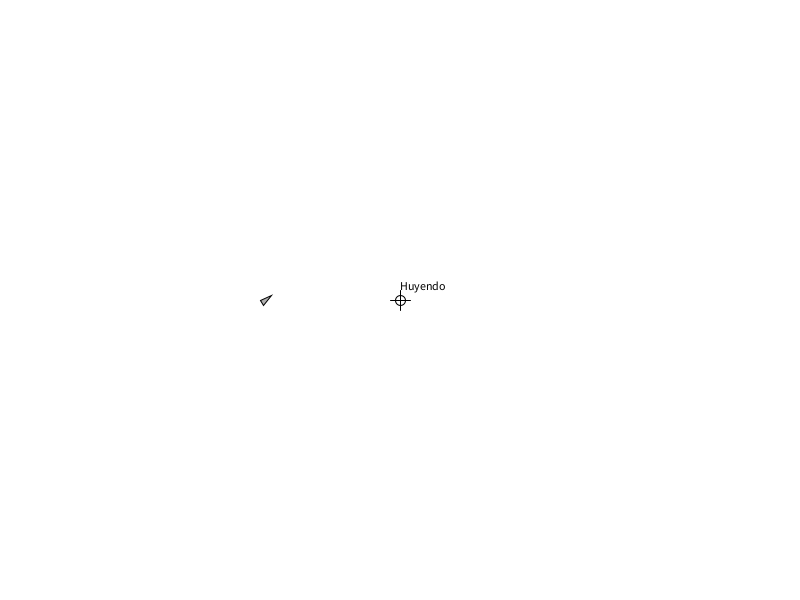
Frame 1 (no input)
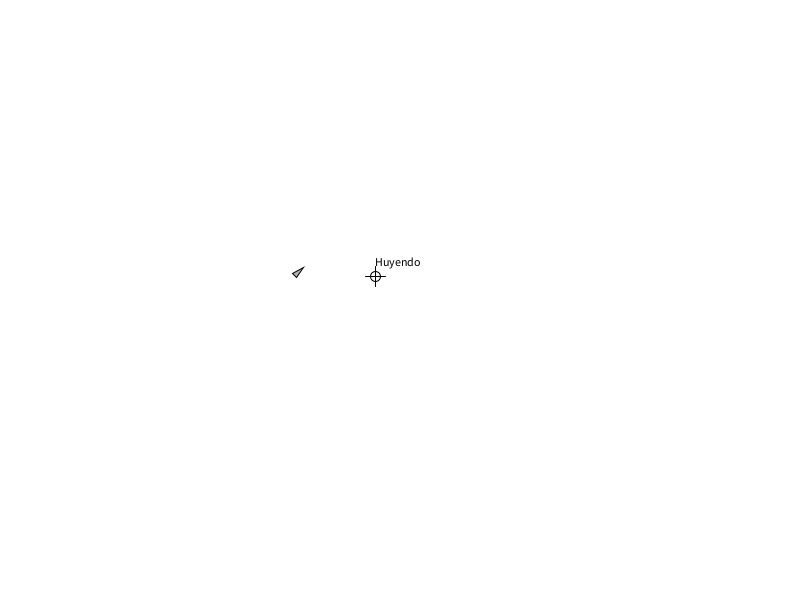
Frame 60 (the mouse pressed at the canvas centre just before this capture)
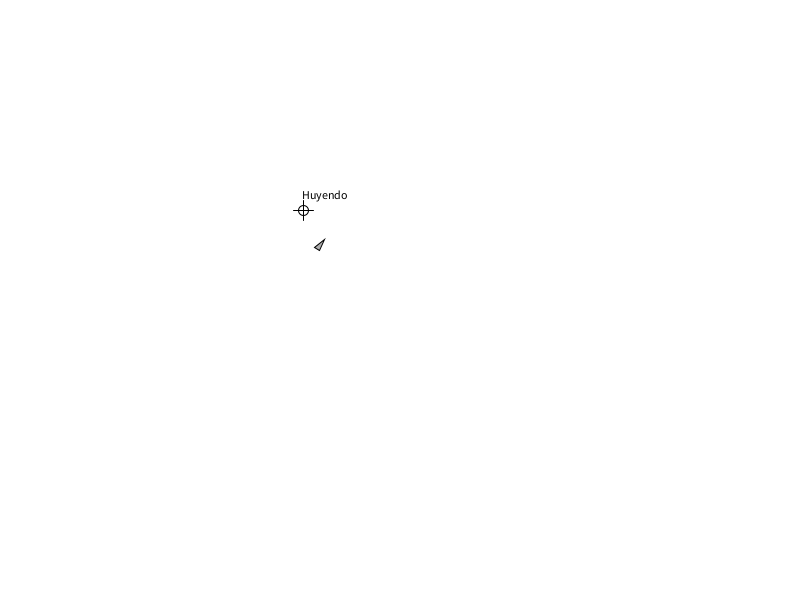
Frame 120 (the mouse held since frame 60 and released just before this capture)

The Processing sketch that drew these frames (run headless with seeded random() and noise(); from frame 60 on, the mouse is pressed at the canvas centre):

// Processing sketch: SteeringForces
// ── SteeringForces.pde
Wehicle we;
Target tar;
boolean seeking;

void setup(){
  size(800,600);
  background(255);
  we= new Wehicle(new PVector(width/3,height/2));
  tar= new Target(new PVector(width/2, height/2), true);
}

void draw(){
  background(255);
  
  we.run();
  if(seeking)
    we.seek(tar.loc);
  else
    we.flee(tar.loc);
  tar.run();
  texto();
}

void keyPressed(){
  if(keyPressed)
    seeking = !seeking;
}

void texto(){
  fill(0);
  if(seeking)
    text("Buscando", tar.loc.x, tar.loc.y-10);  
  else
    text("Huyendo", tar.loc.x, tar.loc.y-10);
}
// ── Target.pde
class Target{
  PVector loc;
  PVector vel;
  float i,j;
  
  Target(PVector loc){
   this.loc = loc;
  }
  
  Target(PVector loc, boolean moving){
   this.loc = loc;
   vel = new PVector(0,0);
   i= random(1);  
   j=random(1);
 }
  
  
  void run(){
  display();
  move();
  checkEdges();
  }
  
  void move(){
   vel.x= map(noise(i), 0,1,-3,3 );
   vel.y= map(noise(j), 0,1,-3,3 );
    loc.add(vel);
    i+=.1;
    j+=.1;
  }
  
  void display(){
    fill(255);
    stroke(0);
    ellipseMode(CENTER);
    ellipse(loc.x,loc.y,10,10);
    line(loc.x-10,loc.y, loc.x+10,loc.y);
    line(loc.x,loc.y-10, loc.x,loc.y+10);
  }
  
  void checkEdges(){
    if (loc.x<width/3) { //si la posicion loc.x de este objeto es menor a 0
      loc.x = width/3;  //su posición cambia a 0
      vel.x*=-1; // el valor x de su velocidad se invierte para que cambie de dirección con respecto al eje X,
    }
    if (loc.x>width*2/3) {
      loc.x = width*2/3; 
      vel.x*=-1;
    }
    if (loc.y<height/3) {
      loc.y = height/3; 
      vel.y*=-1;
    }
    if (loc.y>height*2/3) {
      loc.y = height*2/3; 
      vel.y*=-1;
    }
  
  }
}
// ── Wehicle.pde
class Wehicle{
  PVector loc;
  PVector vel;
  PVector acc;
  float r;
  float maxspeed; //el wehiculo se mueve al objetivo deseado una maxima velocidad
  float maxforce; //la steering force se limita según las capacidades del wehiculo y la fuerza maxima que tiene
  //La fuerza de giro puede estar condicionadas con más caracteristicas de nuestro
  //wehiculo como: puntos de vida, energia, felicidad, etc
  
  void run(){
  update();
  display();
  }
  
  Wehicle(PVector loc){
    this.loc = loc;
    vel = new PVector(random(0,1),random(-1,1));
    acc = new PVector(0,0);
    r=3;
    maxspeed =4; //arbitrario
    maxforce = 0.01; //arbitrarios
}
  
  void update(){ //modelo de movimiento de "integracion de Euler"
    vel.add(acc);
    vel.limit(maxspeed);
    loc.add(vel);
    acc.mult(0);
  }
  
  void seek(PVector target){ //Algoritmo de fuerza de busqueda
    PVector desired = PVector.sub(target,loc); //Calcular la velocidad deseada
    desired.normalize();
    desired.mult(maxspeed); //Calculando la velocidad deseada al objetivo a maxima vlocidad
    PVector steer = PVector.sub(desired,vel);//Formula de Reynold's :Steering force es igual a velocidad deseada - velocidad actual
    steer.limit(maxforce);
    applyForce(steer);
  }
  
  void flee(PVector target){ //Algoritmo de fuerza de busqueda
    PVector desired = PVector.sub(target,loc); //Calcular la velocidad deseada
    desired.normalize();
    desired.mult(-maxspeed); //Calculando la velocidad deseada al objetivo a maxima vlocidad
    PVector steer = PVector.sub(desired,vel);//Formula de Reynold's :Steering force es igual a velocidad deseada - velocidad actual
    steer.limit(maxforce);
    applyForce(steer);
  }
  
  void applyForce(PVector force){
    PVector f = PVector.div(force,r);
    acc.add(f);
  }
  
  void display(){
       float theta = vel.heading() + PI/2; //obtener el angulo de inclinacion según la velocidad a la que se mueve el objeto
       fill(175);
       stroke(0);
       pushMatrix();
       translate(loc.x,loc.y);
       rotate(theta);
       beginShape();
       vertex(0, -r*2);
       vertex(-r, r*2);
       vertex(r,r*2);
       endShape(CLOSE);
       popMatrix();
  }
}
